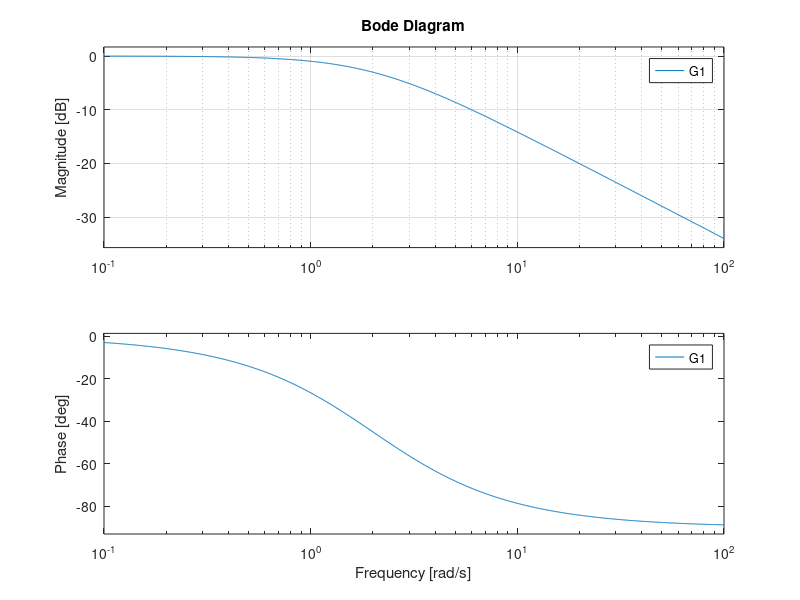
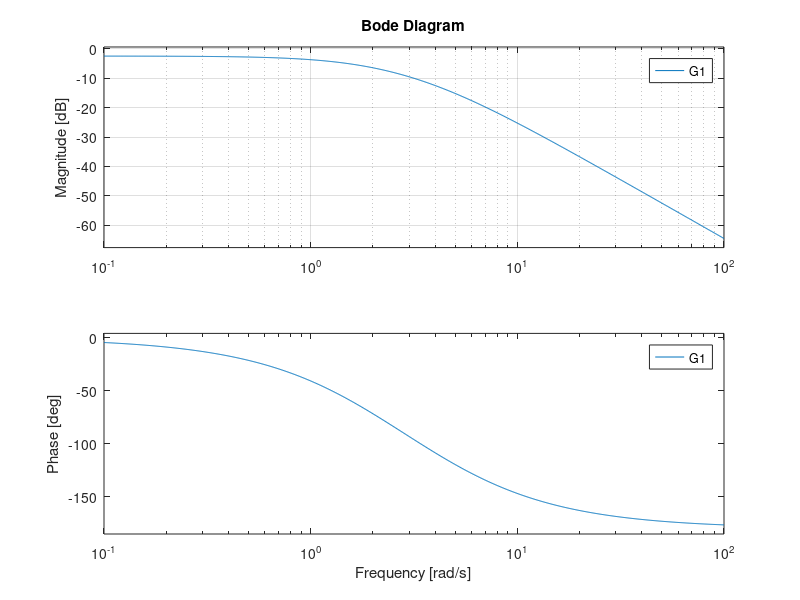
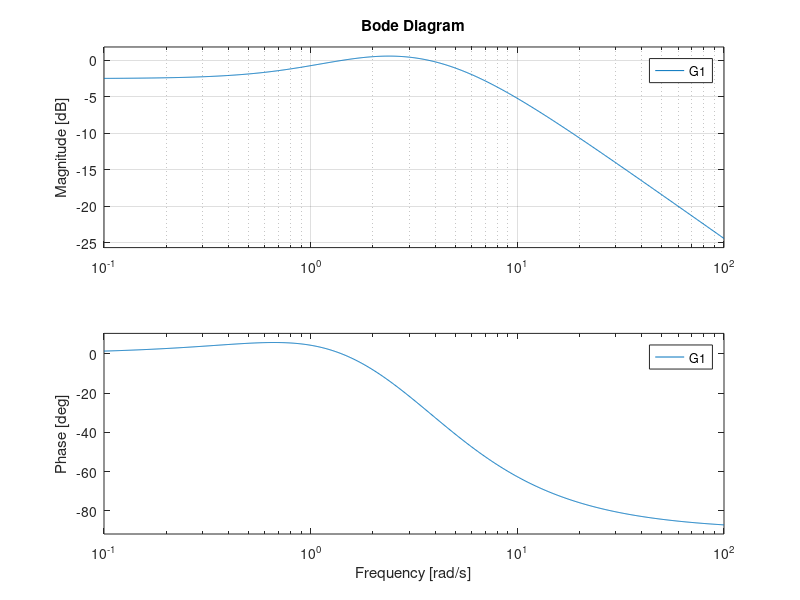
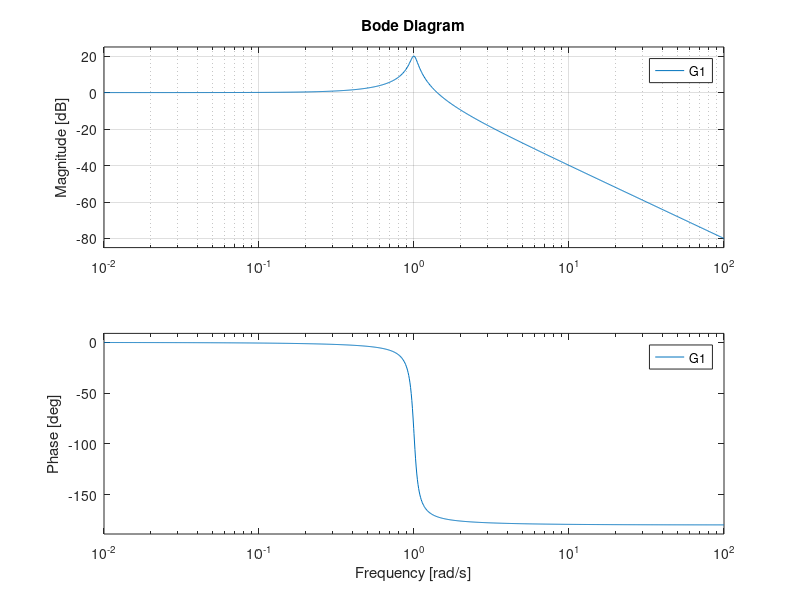

MATLAB code for these plots, in order:
%% Bode
figure
G1=tf(2,[1 2])
bode(G1);grid
figure
G1=zpk([],[-4 -2],6)
bode(G1);grid
figure
G1=zpk([-1],[-4 -2],6)
bode(G1);grid
figure
G1=tf(1,[1 0.1 1])
bode(G1);grid